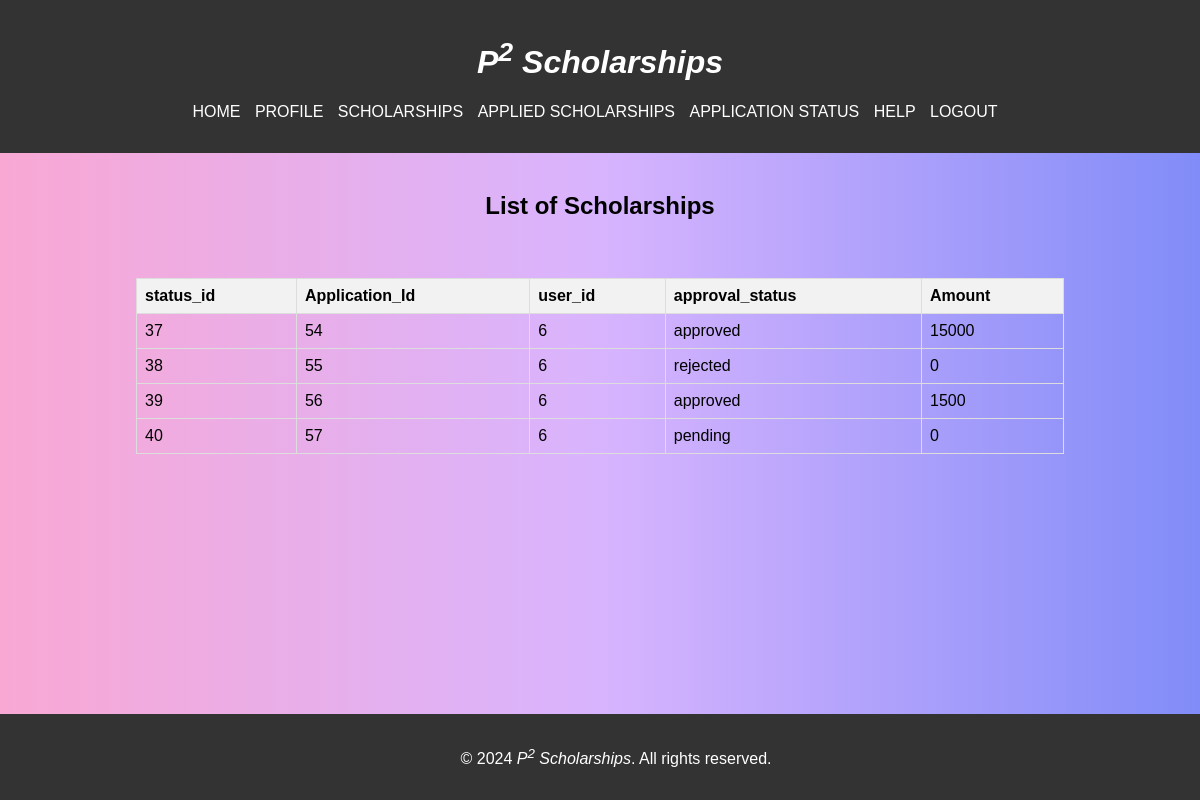
/disp_status.php (signed in), run on the app's committed database.
### tables this page shows
CREATE TABLE `application_status` (
  `status_id` int(11) NOT NULL,
  `Application_Id` int(11) NOT NULL,
  `user_id` int(11) NOT NULL,
  `approval_status` varchar(40) NOT NULL,
  `Amount` int(11) NOT NULL
);

### disp_status.php (the view, shortened to what this page needs)
<?php
include("session_student.php");
$prav = $_SESSION['student_id'];
$sql = "SELECT status_id,Application_Id , user_id, approval_status, Amount FROM application_status where user_id =$prav ";
$result = $conn->query($sql);
?>
<!DOCTYPE html>
<html lang="en">
<head>
    <link rel="stylesheet" href="style3.css">
</head>
<body style="background:linear-gradient(to right, rgb(249, 168, 212), rgb(216, 180, 254), rgb(129, 140, 248));">
    <header>
        <h1><i>P<sup>2</sup> Scholarships</i></h1>
        <nav>
            <ul>
                <li><a href="student_page.php">HOME</a></li>
                <li><a href="profile.php">PROFILE</a></li>
                <li><a href="stu_scholarships.php">SCHOLARSHIPS</a></li>
                <li><a href="disp_app_sch.php">APPLIED SCHOLARSHIPS</a></li>
                <li><a href="disp_status.php">APPLICATION STATUS</a></li>
                <li><a href="#">HELP</a></li>
                <li><a href="logout.php">LOGOUT</a></li>
            </ul>
        </nav>
    </header>
    <main>
        <section>
            <center><h2>List of Scholarships</h2><br>
            <?php
            if ($result->num_rows > 0) {
                echo '<table border = 1 >';
                echo '<tr><th>status_id</th><th>Application_Id</th><th>user_id</th><th>approval_status</th><th>Amount</th></tr>';
                while ($row = $result->fetch_assoc()) {
                    echo '<tr><td>' . $row["status_id"] .'</td><td>' . $row["Application_Id"] . '</td><td>' . $row["user_id"] . '</td><td>' . $row["approval_status"] . '</td><td>' . $row["Amount"] . '</td></tr>';
                }
                echo '</table><br>';
            } else {
                echo "<center>No Scholarships status available at this moment</center>";
            }
            ?>
            </center>
        </section>
    </main>
    <footer>
        <p>&copy; 2024 <i>P<sup>2</sup> Scholarships</i>. All rights reserved.</p>
    </footer>
</body>
</html>

### style3.css (style rules this page uses)
body { font-family: Arial, sans-serif; margin: 0; padding: 0; }
header { background-color: #333; color: #fff; padding: 1em; text-align: center; }
nav ul { list-style: none; padding: 0; }
nav ul li { display: inline; margin-right: 10px; }
nav a { text-decoration: none; color: #fff; }
main { padding: 20px; }
footer { background-color: #333; color: #fff; padding: 1em; text-align: center; position: fixed; bottom: 0; width: 100%; }

### disp_status.php (style rules this page uses)
table { border-collapse: collapse; width: 80%; margin: 20px auto; }
th, td { border: 1px solid #ddd; padding: 8px; text-align: left; }
th { background-color: #f2f2f2; }

### data on the page
application_status: status_id "37", Application_Id "54", user "6", approval_status "approved", Amount "15000"
application_status: status_id "38", Application_Id "55", user "6", approval_status "rejected", Amount "0"
application_status: status_id "39", Application_Id "56", user "6", approval_status "approved", Amount "1500"
application_status: status_id "40", Application_Id "57", user "6", approval_status "pending", Amount "0"
